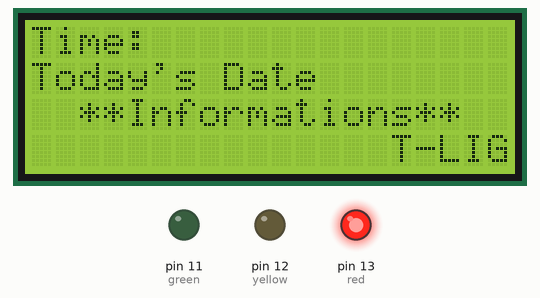
A sketch run on a simulated Arduino Uno, built with avr-gcc and run on an emulated ATmega328P. On the bench: 20×4 character LCD, output pins drawn as LEDs (lit = HIGH).

Above: at 0.2 s.
At 7.2 s:
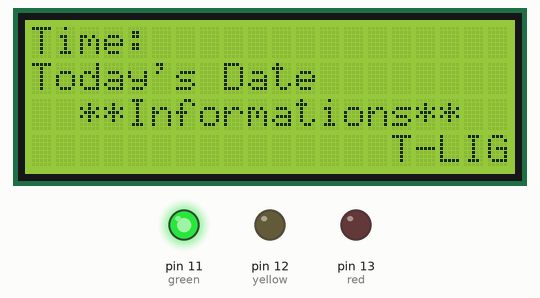
At 12.2 s:
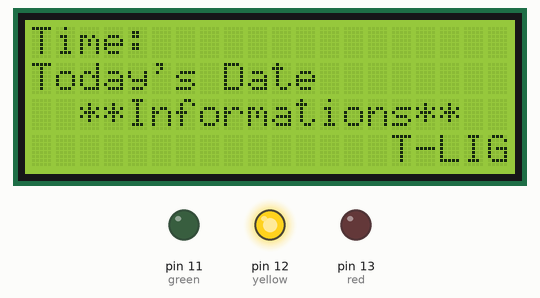
Timing chart, 0 to 127.9 s (numbered marks = the images above):
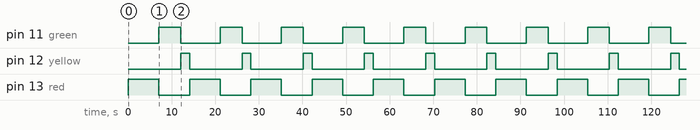

The sketch:

Prototype.ino
```cpp
/**
 * @Author Orden Aitchedji
 */

#include <Wire.h>
#include <LiquidCrystal_I2C.h>

LiquidCrystal_I2C lcd(0x27,20,4);

int red = 13;
int red1 = 1;
int red2 = 2;
int red3 = 3;
int red4 = 4;
int red5 = 5;
int red6 = 6;

int yellow = 12;
int green = 11;
int Turn = 0;

void setup()
{
  lcd.backlight();
  lcd.init();

  pinMode(red, OUTPUT);
  pinMode(yellow, OUTPUT);
  pinMode(green, OUTPUT);
}

void loop()
{
//-------- Write characters on the display ------------------
  // NOTE: Cursor Position: Lines and Characters start at 0
  lcd.setCursor(0,0); //Start at character 4 on line 0
  lcd.print("Time:");
  //delay(1000);
  lcd.setCursor(0,1);
  lcd.print("Today's Date");
  //delay(1000);
  lcd.setCursor(2,2);
  lcd.print("**Informations**");
  lcd.setCursor(15,3);
  //delay(1000);
  lcd.print("T-LIG");
  //delay(2000);

  //changeLights();
  // green off, yellow off, red ON on for 7 seconds
  digitalWrite(red, HIGH);
  digitalWrite(red1, HIGH);
  digitalWrite(red2, HIGH);
  digitalWrite(red3, HIGH);
  digitalWrite(red4, HIGH);
  digitalWrite(red5, HIGH);
  digitalWrite(red6, HIGH);
  digitalWrite(yellow, LOW);
  digitalWrite(green, LOW);
  delay(1000);
digitalWrite(red, HIGH);
  digitalWrite(red1, HIGH);
  digitalWrite(red2, HIGH);
  digitalWrite(red3, HIGH);
  digitalWrite(red4, HIGH);
  digitalWrite(red5, HIGH);
  digitalWrite(red6, LOW);
  digitalWrite(yellow, LOW);
  digitalWrite(green, LOW);
  delay(1000);
digitalWrite(red, HIGH);
  digitalWrite(red1, HIGH);
  digitalWrite(red2, HIGH);
  digitalWrite(red3, HIGH);
  digitalWrite(red4, HIGH);
  digitalWrite(red5, LOW);
  digitalWrite(red6, LOW);
  digitalWrite(yellow, LOW);
  digitalWrite(green, LOW);
  delay(1000);
digitalWrite(red, HIGH);
  digitalWrite(red1, HIGH);
  digitalWrite(red2, HIGH);
  digitalWrite(red3, HIGH);
  digitalWrite(red4, LOW);
  digitalWrite(red5, LOW);
  digitalWrite(red6, LOW);
  digitalWrite(yellow, LOW);
  digitalWrite(green, LOW);
  delay(1000);
digitalWrite(red, HIGH);
  digitalWrite(red1, HIGH);
  digitalWrite(red2, HIGH);
  digitalWrite(red3, LOW);
  digitalWrite(red4, LOW);
  digitalWrite(red5, LOW);
  digitalWrite(red6, LOW);
  digitalWrite(yellow, LOW);
  digitalWrite(green, LOW);
  delay(1000);
digitalWrite(red, HIGH);
  digitalWrite(red1, HIGH);
  digitalWrite(red2, LOW);
  digitalWrite(red3, LOW);
  digitalWrite(red4, LOW);
  digitalWrite(red5, LOW);
  digitalWrite(red6, LOW);
  digitalWrite(yellow, LOW);
  digitalWrite(green, LOW);
  delay(1000);
digitalWrite(red, HIGH);
  digitalWrite(red1, LOW);
  digitalWrite(red2, LOW);
  digitalWrite(red3, LOW);
  digitalWrite(red4, LOW);
  digitalWrite(red5, LOW);
  digitalWrite(red6, LOW);
  digitalWrite(yellow, LOW);
  digitalWrite(green, LOW);
  delay(1000);


  // turn off red, then turn green ON for 5 seconds
  digitalWrite(red, LOW);
  digitalWrite(green, HIGH);
  delay(5000);

  // turn green off, then turn yellow ON for 2 seconds
  digitalWrite(yellow, HIGH);
  digitalWrite(green, LOW);
  delay(2000);

}

/*void changeLights() {


}
*/
```

Measured:
- by itself, pin 11 (green): alternates HIGH for 5.0 s and LOW for 9.0 s
- by itself, pin 12 (yellow): alternates HIGH for 2.0 s and LOW for 12.0 s
- by itself, pin 13 (red): alternates HIGH for 7.0 s and LOW for 7.0 s
